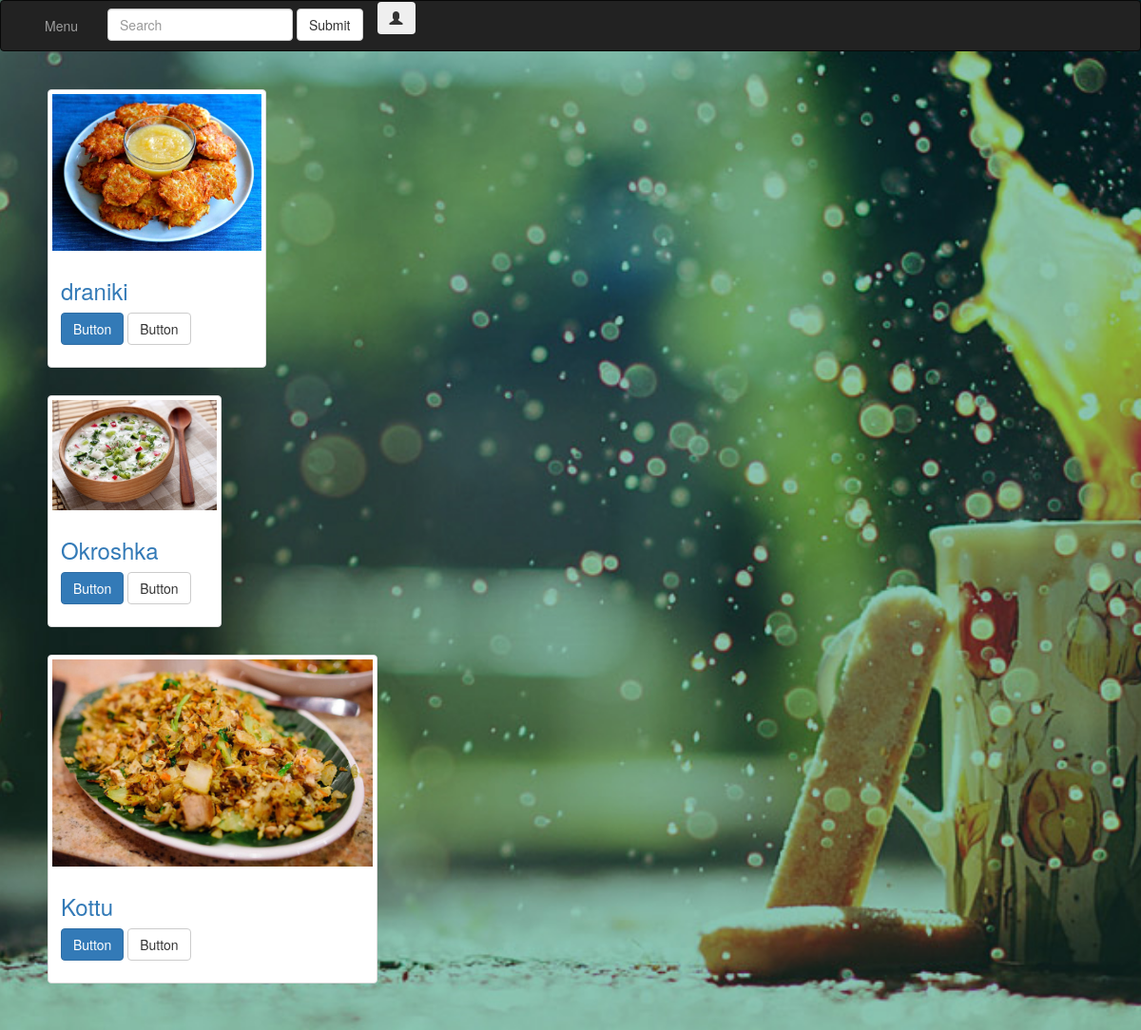
The app's page /types_of_dishes/1/, older data.
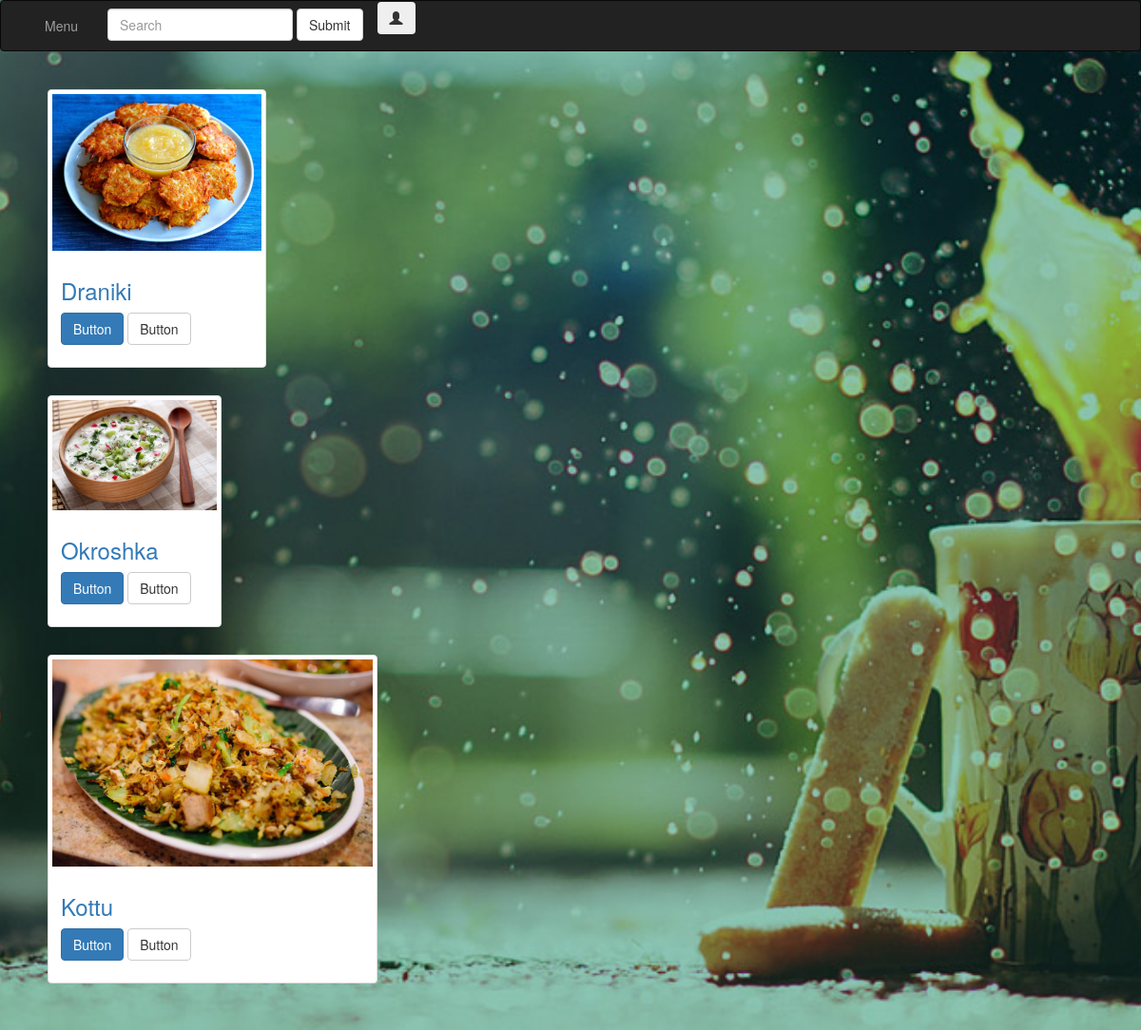
The same page, newer data.
### base/models.py (models this page shows, shortened)
class Dish(models.Model):
    name = models.CharField(max_length=256, help_text='max_length=256')
    description = models.CharField(max_length=256, help_text='max_length=256', blank=True)
    main_img = models.ImageField(upload_to='base/dish_img/', blank=True, null=True)
    country = models.ForeignKey(Countries, on_delete=models.CASCADE, null=True)
    type = models.ForeignKey(TypesOfDishes, on_delete=models.CASCADE, null=False, default=None)
    recipe = models.CharField(max_length=2048, help_text='max_length=2048', blank=True, null=True, default=None)
    price = models.DecimalField(max_digits=10, decimal_places=2, default=0.00)
    is_active = models.BooleanField(default=True)
    class Meta:
        verbose_name = "Dish"
        verbose_name_plural = "Dishes"

### base/views.py (the view)
# urls.py: url(r'^types_of_dishes/(?P<pk>[0-9]+)/$', views.DishesOfTypeView.as_view(), name='dishes'),
class DishesOfTypeView(DetailView):
    model = TypesOfDishes
    template_name = 'base/dishes_of_type.html'

### templates/base/dishes_of_type.html (shortened to what this page needs)
{% extends 'base.html' %}
{% load static %}
{% block content %}
<div id="page-content-wrapper">
    <div class="container-fluid">
        <div class="row">
            {% for object in typesofdishes.dish_set.all %}
                <label for="ctr{{forloop.counter}}">
                    {% include 'base/dishes_of_type_object.html' %}
                </label>
            {% endfor %}
        </div>
    </div>
</div>
{% endblock %}

### templates/base.html (shortened to what this page needs)
<!DOCTYPE html>
{% load static %}
<html lang="en">
    <head>
        <link rel="stylesheet" href="https://maxcdn.bootstrapcdn.com/bootstrap/3.3.7/css/bootstrap.min.css">
        <link href="{% static 'css/style.css'%}" rel="stylesheet">
        <link href="{% static 'css/simple-sidebar.css' %}" rel="stylesheet">
    </head>
    <body>
            <div class="content">
                    {% include 'navbar.html' %}
                <div class="container">
                    <div class="row">
                        {% block content %}
                        {% endblock %}
                    </div>
                </div>
            </div>
        </div>
    </body>
</html>

### templates/navbar.html (shortened to what this page needs)
<nav class="navbar navbar-inverse">
    <div class="navbar-header">
        <div class="container-fluid">
            <div class="collapse navbar-collapse" id="bs-example-navbar-collapse-1">
                <ul class="nav navbar-nav">
                    <li>
                        <a href="#menu-toggle" class="btn btn-secondary" id="menu-toggle">Menu</a>
                    </li>
                </ul>
                <form class="navbar-form navbar-left">
                    <div class="form-group">
                      <input type="text" class="form-control" placeholder="Search">
                    </div>
                    <button type="submit" class="btn btn-default">Submit</button>
                </form>
                <ul class="nav navbar-nav navbar-right">
                    <li class="dropdown">
                        <button id="user_details" class="btn dropdown-toggle glyphicon glyphicon-user">{{ request.session.username }}
                        </button>
                    </li>
                </ul>
            </div>
        </div>
    </div>
</nav>
<div id="wrapper">

### templates/base/dishes_of_type_object.html
<div class="col-sm-6 col-md-4">
    <div class="thumbnail">
        <img src="{{ object.main_img.url }}" alt="...">
        <div class="caption">
            <a href="{% url 'base:dish' object.id %}"><h3>{{ object.name }}</h3></a>
            <p><a href="#" class="btn btn-primary" role="button">Button</a> <a href="#" class="btn btn-default" role="button">Button</a></p>
        </div>
    </div>
</div>

### static/dev/css/style.css (style rules this page uses)
body { background: url('../../../media/home/news/bg.jpg') no-repeat center center fixed; height: 100%; -webkit-background-size: cover; -moz-background-size: cover; -o-background-size: cover; }

### static/dev/css/simple-sidebar.css (style rules this page uses)
body { overflow-x: hidden; }
#wrapper { padding-left: 0; -webkit-transition: all 0.5s ease; -moz-transition: all 0.5s ease; -o-transition: all 0.5s ease; transition: all 0.5s ease; }
#page-content-wrapper { width: 100%; position: absolute; padding: 15px; }
@media (min-width:768px) { #wrapper { padding-left: 0; } }
@media (min-width:768px) { #page-content-wrapper { padding: 20px; position: relative; } }

Row changes from the older to the newer data that the page shows:
changed Dish: name "draniki" → "Draniki"
